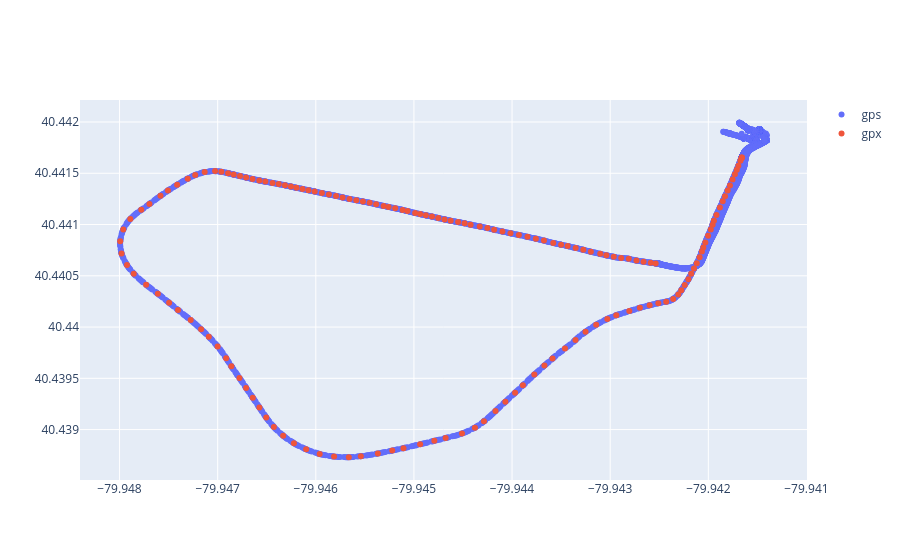

Notebook source saved alongside this figure:
### Code cell
fig = go.Figure()
fig.add_trace(go.Scatter(x=gps.position_long, y=gps.position_lat,
                         mode='markers', customdata=gps[['utc_timestamp', 'timestamp']],
                         hovertemplate="%{customdata[0]} (%{customdata[1]}): (%{x}, %{y})", name='gps'))
fig.add_trace(go.Scatter(x=gpx.longitude, y=gpx.latitude,
                         mode='markers', customdata=gpx[['time']],
                         hovertemplate="%{customdata[0]}: (%{x}, %{y})", name='gpx'))
fig.show()

### Figure 1 — Plotly figure (JSON) as saved in the notebook; plotly's stock layout.template omitted (floating-point values rounded to 4 significant figures; data arrays with more than 128 entries replaced by an {"elided": "..."} marker saying what was removed)
{"data": [{"customdata": {"elided": "6202x2 mixed values"}, "hovertemplate": "%{customdata[0]} (%{customdata[1]}): (%{x}, %{y})", "mode": "markers", "name": "gps", "type": "scatter", "x": {"elided": "6202 float values"}, "y": {"elided": "6202 float values"}}, {"customdata": {"elided": "159x1 str values"}, "hovertemplate": "%{customdata[0]}: (%{x}, %{y})", "mode": "markers", "name": "gpx", "type": "scatter", "x": {"elided": "159 float values"}, "y": {"elided": "159 float values"}}], "layout": {}}
